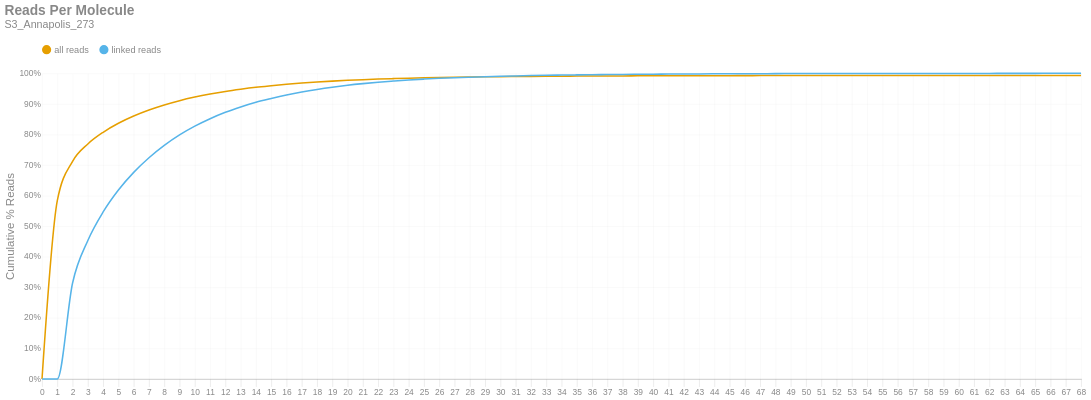

This figure's notebook cell:
### Markdown cell above
### Reads per Molecule
This chart shows the cumulative distribution of the number of reads per linked molecule. That is, how many alignments are associated with a unique molecule. This excludes the number of reads associated with invalid or absent linked-read barcodes. The `linked` histogram is the percentages recalculated when disregarding singletons.

### Code cell
if SKIPLR:
    print_html(f"Skipped")
else:
    counts = np.bincount(valids['reads'].cast(pl.Int64).to_numpy())
    weighted = counts * np.arange(len(counts))
    all_perc = weighted / n_reads
    linked_perc = weighted / n_linked_reads
    linked_perc[1] = 0
    binned_df = pl.DataFrame({
        'readsper': list(range(len(counts))),
        'all reads (cumsum)': np.cumsum(all_perc).tolist(),
        'linked reads (cumsum)': np.cumsum(linked_perc).tolist(),
    })

    with SafeRender(binned_df):
        (
            density_plot(binned_df, 'Reads Per Molecule', samplename, 'readspmol')
            .encode(
                x=alt.X('readsper:O', title=None).axis(labelAngle=0).scale(padding=0),
                y=alt.Y('value:Q', title='Cumulative % Reads').axis(format='%').stack(False),
                color=alt.Color("key:N").scale(domain=["all reads", "linked reads"]),
                tooltip=[
                    alt.Tooltip("key:N", title="Data Type"),
                    alt.Tooltip("readsper:O", title="Reads Per Molecule"),
                    alt.Tooltip("value:Q", format=".2%", title="% Reads (Cum.)")
                ]            
            )
        ).display()

### Figure 1 — Vega-Lite specification as saved in the notebook (floating-point values rounded to 4 significant figures)
{"width": "container", "height": 400, "config": {"title": {"anchor": "start", "dy": -15, "fontSize": 18, "color": "#888888", "subtitleColor": "#888888", "subtitleFontSize": 14}, "arc": {"fill": "#0072B2"}, "axis": {"domainColor": "#888888", "domainWidth": 0.5, "gridWidth": 0.2, "grid": false, "titleFontWeight": 400, "titleFontSize": 15, "labelFontSize": 11, "labelColor": "#888888", "tickColor": "#888888", "tickWidth": 0.2, "titleColor": "#888888"}, "axisBand": {"grid": false}, "axisX": {"grid": true, "tickSize": 10, "domainCap": "round"}, "axisY": {"domain": false, "grid": true, "tickSize": 0, "domainCap": "round"}, "background": "transparent", "header": {"labelFontSize": 15, "labelColor": "#888888", "titleFontSize": 15, "titleFontWeight": 600, "titleColor": "#888888"}, "legend": {"labelFont": "sans-serif", "labelFontSize": 12, "labelColor": "#888888", "symbolSize": 100, "symbolType": "circle", "titleFontSize": 12, "titlePadding": 10, "titleColor": "#888888", "title": null, "orient": "top"}, "range": {"category": ["#E69F00", "#56B4E9", "#009E73", "#F0E442", "#0072B2", "#D55E00", "#CC79A7", "#000000"], "diverging": ["#cfe8f3", "#a2d4ec", "#73bfe2", "#46abdb", "#1696d2", "#12719e"]}, "area": {"fill": "#0072B2", "fillOpacity": 0.7, "line": true, "strokeOpacity": 0.7}, "line": {"color": "#0072B2", "stroke": "#0072B2", "strokeWidth": 2}, "trail": {"color": "#0072B2", "stroke": "#0072B2", "strokeWidth": 0, "size": 1}, "point": {"filled": true, "fillOpacity": 1.0, "size": 95}, "text": {"color": "#888888", "fontSize": 11, "align": "right", "fontWeight": 400, "size": 11}, "bar": {"fill": "#0072B2", "stroke": null}, "view": {"stroke": null, "continuousWidth": 660, "continuousHeight": 400}}, "data": {"name": "data-20a6d7c67c0317a7ff663d650b6e79ce"}, "mark": {"type": "line", "interpolate": "monotone", "point": {"opacity": 0, "size": 275}}, "encoding": {"color": {"field": "key", "scale": {"domain": ["all reads", "linked reads"]}, "type": "nominal"}, "tooltip": [{"field": "key", "title": "Data Type", "type": "nominal"}, {"field": "readsper", "title": "Reads Per Molecule", "type": "ordinal"}, {"field": "value", "format": ".2%", "title": "% Reads (Cum.)", "type": "quantitative"}], "x": {"axis": {"labelAngle": 0}, "field": "readsper", "scale": {"padding": 0}, "title": null, "type": "ordinal"}, "y": {"axis": {"format": "%"}, "field": "value", "stack": false, "title": "Cumulative % Reads", "type": "quantitative"}}, "params": [{"name": "param_c36ac31b6afebe62", "select": {"type": "point", "fields": ["key"]}, "bind": "legend"}], "title": {"text": "Reads Per Molecule", "subtitle": "S3_Annapolis_273"}, "transform": [{"fold": ["all reads (cumsum)", "linked reads (cumsum)"]}, {"calculate": "replace(datum.key, ' (cumsum)', '')", "as": "key"}, {"filter": {"param": "param_c36ac31b6afebe62"}}], "usermeta": {"embedOptions": {"downloadFileName": "S3_Annapolis_273.readspmol"}}, "$schema": "https://vega.github.io/schema/vega-lite/v6.1.0.json", "datasets": {"data-20a6d7c67c0317a7ff663d650b6e79ce": [{"readsper": 0, "all reads (cumsum)": 0.0, "linked reads (cumsum)": 0.0}, {"readsper": 1, "all reads (cumsum)": 0.5832, "linked reads (cumsum)": 0.0}, {"readsper": 2, "all reads (cumsum)": 0.7119, "linked reads (cumsum)": 0.3139}, {"readsper": 3, "all reads (cumsum)": 0.769, "linked reads (cumsum)": 0.4533}, {"readsper": 4, "all reads (cumsum)": 0.8072, "linked reads (cumsum)": 0.5465}, {"readsper": 5, "all reads (cumsum)": 0.8366, "linked reads (cumsum)": 0.6182}, {"readsper": 6, "all reads (cumsum)": 0.8603, "linked reads (cumsum)": 0.676}, {"readsper": 7, "all reads (cumsum)": 0.8799, "linked reads (cumsum)": 0.7239}, {"readsper": 8, "all reads (cumsum)": 0.8965, "linked reads (cumsum)": 0.7644}, {"readsper": 9, "all reads (cumsum)": 0.9105, "linked reads (cumsum)": 0.7986}, {"readsper": 10, "all reads (cumsum)": 0.9222, "linked reads (cumsum)": 0.8272}, {"readsper": 11, "all reads (cumsum)": 0.9322, "linked reads (cumsum)": 0.8515}, {"readsper": 12, "all reads (cumsum)": 0.9408, "linked reads (cumsum)": 0.8725}, {"readsper": 13, "all reads (cumsum)": 0.948, "linked reads (cumsum)": 0.89}, {"readsper": 14, "all reads (cumsum)": 0.9542, "linked reads (cumsum)": 0.9053}, {"readsper": 15, "all reads (cumsum)": 0.9593, "linked reads (cumsum)": 0.9178}, {"readsper": 16, "all reads (cumsum)": 0.964, "linked reads (cumsum)": 0.9292}, {"readsper": 17, "all reads (cumsum)": 0.9681, "linked reads (cumsum)": 0.9391}, {"readsper": 18, "all reads (cumsum)": 0.9715, "linked reads (cumsum)": 0.9475}, {"readsper": 19, "all reads (cumsum)": 0.9745, "linked reads (cumsum)": 0.9548}, {"readsper": 20, "all reads (cumsum)": 0.9771, "linked reads (cumsum)": 0.9611}, {"readsper": 21, "all reads (cumsum)": 0.9793, "linked reads (cumsum)": 0.9664}, {"readsper": 22, "all reads (cumsum)": 0.9812, "linked reads (cumsum)": 0.9711}, {"readsper": 23, "all reads (cumsum)": 0.9827, "linked reads (cumsum)": 0.9749}, {"readsper": 24, "all reads (cumsum)": 0.9842, "linked reads (cumsum)": 0.9784}, {"readsper": 25, "all reads (cumsum)": 0.9853, "linked reads (cumsum)": 0.9812}, {"readsper": 26, "all reads (cumsum)": 0.9864, "linked reads (cumsum)": 0.9837}, {"readsper": 27, "all reads (cumsum)": 0.9872, "linked reads (cumsum)": 0.9857}, {"readsper": 28, "all reads (cumsum)": 0.9879, "linked reads (cumsum)": 0.9875}, {"readsper": 29, "all reads (cumsum)": 0.9886, "linked reads (cumsum)": 0.9891}, {"readsper": 30, "all reads (cumsum)": 0.9891, "linked reads (cumsum)": 0.9905}, {"readsper": 31, "all reads (cumsum)": 0.9896, "linked reads (cumsum)": 0.9917}, {"readsper": 32, "all reads (cumsum)": 0.9901, "linked reads (cumsum)": 0.9928}, {"readsper": 33, "all reads (cumsum)": 0.9905, "linked reads (cumsum)": 0.9937}, {"readsper": 34, "all reads (cumsum)": 0.9907, "linked reads (cumsum)": 0.9944}, {"readsper": 35, "all reads (cumsum)": 0.991, "linked reads (cumsum)": 0.995}, {"readsper": 36, "all reads (cumsum)": 0.9912, "linked reads (cumsum)": 0.9955}, {"readsper": 37, "all reads (cumsum)": 0.9914, "linked reads (cumsum)": 0.996}, {"readsper": 38, "all reads (cumsum)": 0.9916, "linked reads (cumsum)": 0.9965}, {"readsper": 39, "all reads (cumsum)": 0.9918, "linked reads (cumsum)": 0.9969}, {"readsper": 40, "all reads (cumsum)": 0.9919, "linked reads (cumsum)": 0.9972}, {"readsper": 41, "all reads (cumsum)": 0.9921, "linked reads (cumsum)": 0.9976}, {"readsper": 42, "all reads (cumsum)": 0.9922, "linked reads (cumsum)": 0.998}, {"readsper": 43, "all reads (cumsum)": 0.9923, "linked reads (cumsum)": 0.9982}, {"readsper": 44, "all reads (cumsum)": 0.9924, "linked reads (cumsum)": 0.9984}, {"readsper": 45, "all reads (cumsum)": 0.9925, "linked reads (cumsum)": 0.9986}, {"readsper": 46, "all reads (cumsum)": 0.9925, "linked reads (cumsum)": 0.9987}, {"readsper": 47, "all reads (cumsum)": 0.9926, "linked reads (cumsum)": 0.9989}, {"readsper": 48, "all reads (cumsum)": 0.9927, "linked reads (cumsum)": 0.9991}, {"readsper": 49, "all reads (cumsum)": 0.9927, "linked reads (cumsum)": 0.9993}, {"readsper": 50, "all reads (cumsum)": 0.9928, "linked reads (cumsum)": 0.9994}, {"readsper": 51, "all reads (cumsum)": 0.9928, "linked reads (cumsum)": 0.9995}, {"readsper": 52, "all reads (cumsum)": 0.9928, "linked reads (cumsum)": 0.9995}, {"readsper": 53, "all reads (cumsum)": 0.9929, "linked reads (cumsum)": 0.9996}, {"readsper": 54, "all reads (cumsum)": 0.9929, "linked reads (cumsum)": 0.9997}, {"readsper": 55, "all reads (cumsum)": 0.9929, "linked reads (cumsum)": 0.9997}, {"readsper": 56, "all reads (cumsum)": 0.9929, "linked reads (cumsum)": 0.9997}, {"readsper": 57, "all reads (cumsum)": 0.993, "linked reads (cumsum)": 0.9998}, {"readsper": 58, "all reads (cumsum)": 0.993, "linked reads (cumsum)": 0.9998}, {"readsper": 59, "all reads (cumsum)": 0.993, "linked reads (cumsum)": 0.9998}, {"readsper": 60, "all reads (cumsum)": 0.993, "linked reads (cumsum)": 0.9998}, {"readsper": 61, "all reads (cumsum)": 0.993, "linked reads (cumsum)": 0.9998}, {"readsper": 62, "all reads (cumsum)": 0.993, "linked reads (cumsum)": 0.9998}, {"readsper": 63, "all reads (cumsum)": 0.993, "linked reads (cumsum)": 0.9999}, {"readsper": 64, "all reads (cumsum)": 0.993, "linked reads (cumsum)": 0.9999}, {"readsper": 65, "all reads (cumsum)": 0.993, "linked reads (cumsum)": 0.9999}, {"readsper": 66, "all reads (cumsum)": 0.993, "linked reads (cumsum)": 1.0}, {"readsper": 67, "all reads (cumsum)": 0.993, "linked reads (cumsum)": 1.0}, {"readsper": 68, "all reads (cumsum)": 0.9931, "linked reads (cumsum)": 1.0}]}}
